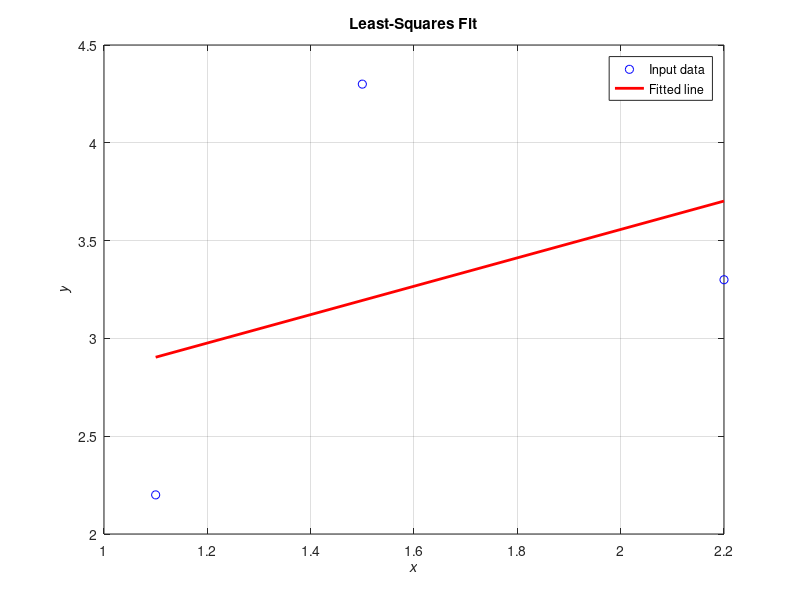

MATLAB code to generate this figure:
% Modified lqsfit.m to read from input1.dat

% Purpose:
% To perform a least-squares fit of an input data set
% to a straight line, and print out the resulting slope
% and intercept values. The input data comes from a file.

% Read the input data from the ASCII file
data = load('input1.dat');  % Load all the data into a matrix
x = data(:,1);               % First column is x
y = data(:,2);               % Second column is y

% Determine number of points
n_points = length(x);

% Accumulate statistics
sum_x = sum(x);
sum_y = sum(y);
sum_x2 = sum(x.^2);
sum_xy = sum(x .* y);

x_bar = sum_x / n_points;
y_bar = sum_y / n_points;

% Calculate slope and intercept
slope = (sum_xy - sum_x * y_bar) / (sum_x2 - sum_x * x_bar);
y_int = y_bar - slope * x_bar;

% Tell user
disp('Regression coefficients for the least-squares line:');
fprintf(' Slope (m) = %8.3f\n', slope);
fprintf(' Intercept (b) = %8.3f\n', y_int);
fprintf(' No. of points = %8d\n', n_points);

% Plot the data points as blue circles
plot(x, y, 'bo');
hold on;

% Create the fitted line
xmin = min(x);
xmax = max(x);
ymin = slope * xmin + y_int;
ymax = slope * xmax + y_int;

% Plot a solid red line
plot([xmin xmax], [ymin ymax], 'r-', 'LineWidth', 2);
hold off;

% Add title and legend
title('\bfLeast-Squares Fit');
xlabel('\bf\itx');
ylabel('\bf\ity');
legend('Input data', 'Fitted line');
grid on;
